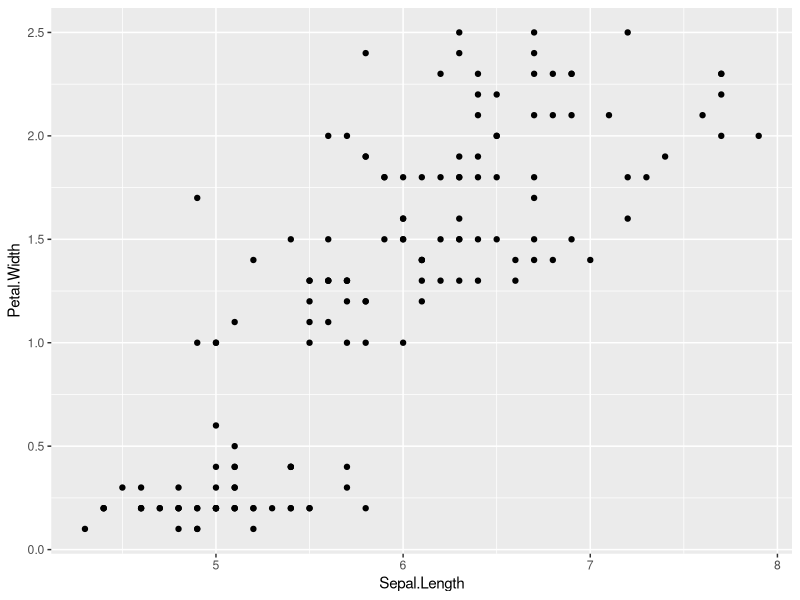
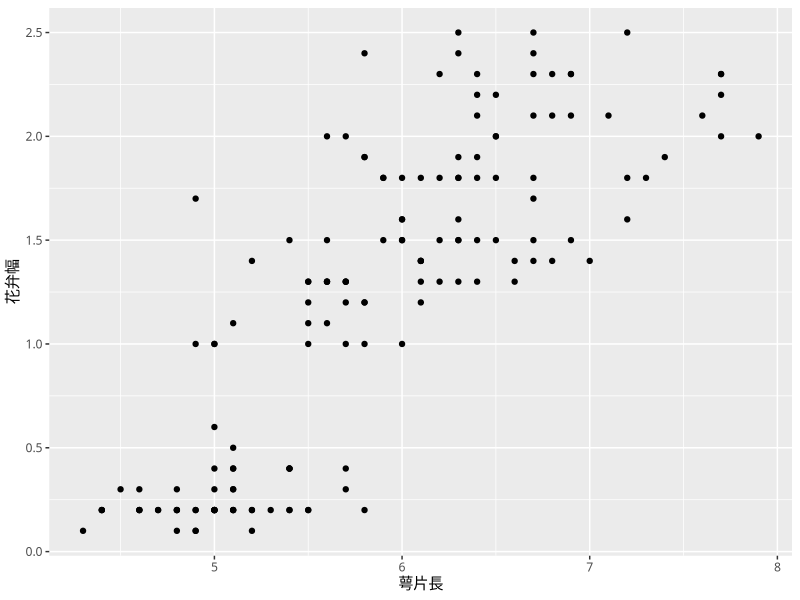

These figures' R source, in order:
library(ggplot2)

p <- 
  ggplot(iris, aes(Sepal.Length, Petal.Width)) +
  geom_point()
ggsave(filename = "ggplot_out.png",
       p)

p_jp <- 
  p +
  xlab("萼片長") +
  ylab("花弁幅") +
  theme_gray(base_family = "Osaka")
ggsave(filename = "ggplot_out_jp.png",
       p_jp)